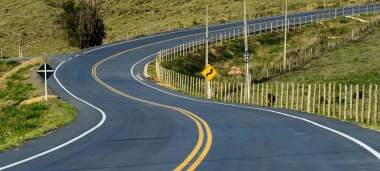
#> input picture Aula5/images/estrada.jpg, 380 x 171 px
$ python p2.py
#> lines starting #> are read from the running program, lines starting #| are printed output that depends on the picture; after the words box and inside, x2 and y2 are one past the last pixel; in counts of white or black regions, pixels touching at a corner belong together
#
import numpy as np
import cv2

#
img = cv2.imread('images/estrada.jpg')
#> img is the input picture: shape (171, 380, 3); mean B, G, R 82.7, 104.8, 99.3
img = cv2.cvtColor(img, cv2.COLOR_BGR2GRAY) # converte
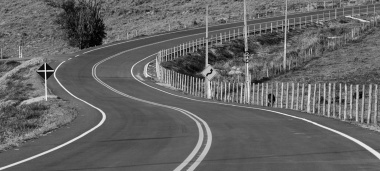
#> img: shape (171, 380); min 0, max 242, mean 100.6

#
suave = cv2.GaussianBlur(img, (7, 7), 0) # aplica blur
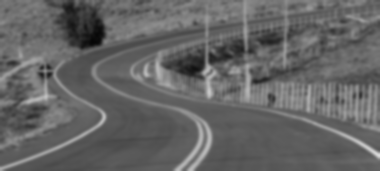
#> suave: shape (171, 380); min 6, max 220, mean 100.6
bin1 = cv2.adaptiveThreshold(suave, 255, cv2.ADAPTIVE_THRESH_MEAN_C, cv2.THRESH_BINARY_INV, 21, 5)
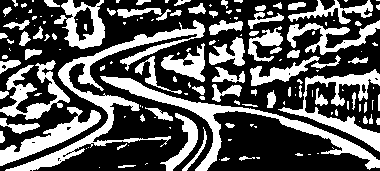
#> bin1: shape (171, 380); 35.9% white; 154 white regions (77 under 20 px), largest, box (x1, y1, x2, y2) and area: (5, 20, 205, 171) 3793, (100, 76, 380, 171) 3115, (278, 69, 380, 152) 1936
bin2 = cv2.adaptiveThreshold(suave, 255, cv2.ADAPTIVE_THRESH_GAUSSIAN_C, cv2.THRESH_BINARY_INV, 21, 5)
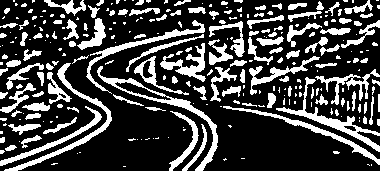
#> bin2: shape (171, 380); 26.1% white; 275 white regions (153 under 20 px), largest, box (x1, y1, x2, y2) and area: (97, 66, 218, 171) 1043, (276, 77, 380, 152) 951, (4, 63, 112, 171) 920

#
resultado = np.vstack([
    np.hstack([img, suave]),
    np.hstack([bin1, bin2])
])
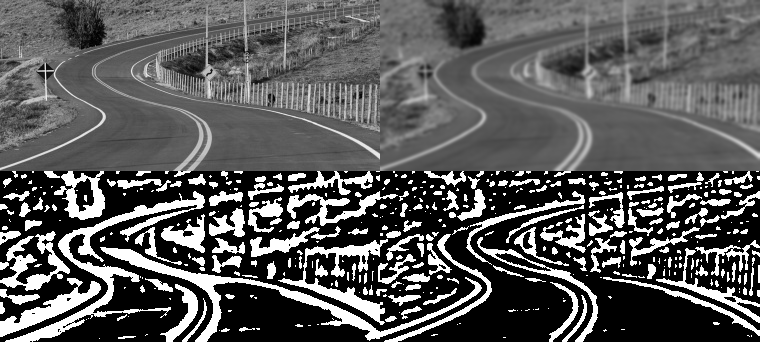
#> resultado: shape (342, 760); min 0, max 255, mean 89.9

#
cv2.imshow("Binarizacao adaptativa da imagem", resultado)
cv2.waitKey(0)

$ run again, with Aula5/images/ponte.jpg copied over Aula5/images/estrada.jpg
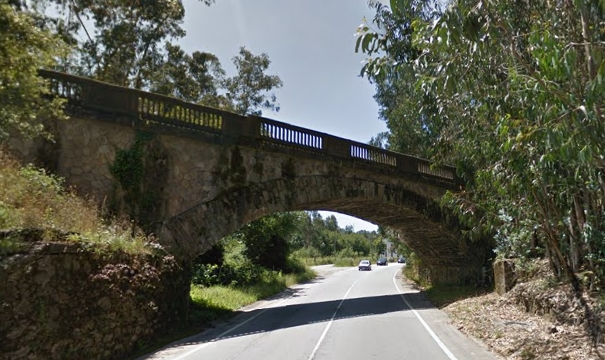
#> input picture Aula5/images/ponte.jpg, 605 x 360 px
#> img is the input picture: shape (360, 605, 3); mean B, G, R 78.1, 90.6, 89.6
#> img: shape (360, 605)
#> `bin1 = cv2.adaptiveThreshold(suave, 255, cv2.ADAPTIVE_THRESH_MEAN_C, c..`:
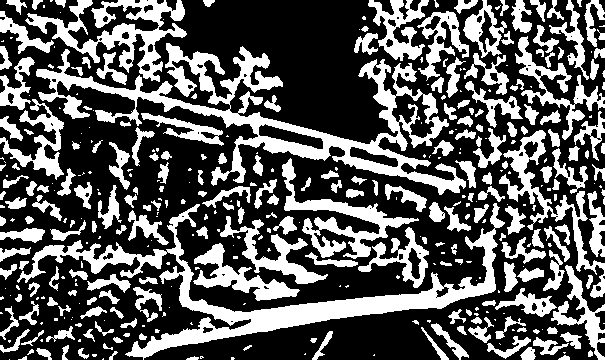
#> bin1: shape (360, 605); 35.4% white; 388 white regions (171 under 20 px), largest, box (x1, y1, x2, y2) and area: (36, 43, 466, 195) 13067, (17, 203, 505, 360) 10538, (25, 0, 187, 82) 4175
#> bin2: shape (360, 605); 27.4% white; 782 white regions (411 under 20 px), largest, box (x1, y1, x2, y2) and area: (138, 229, 498, 357) 5204, (36, 69, 431, 170) 4055, (50, 0, 186, 79) 2517
#> `resultado = np.vstack([ np.hstack([img, suave]), np.hstack([bin1, bin2..`:
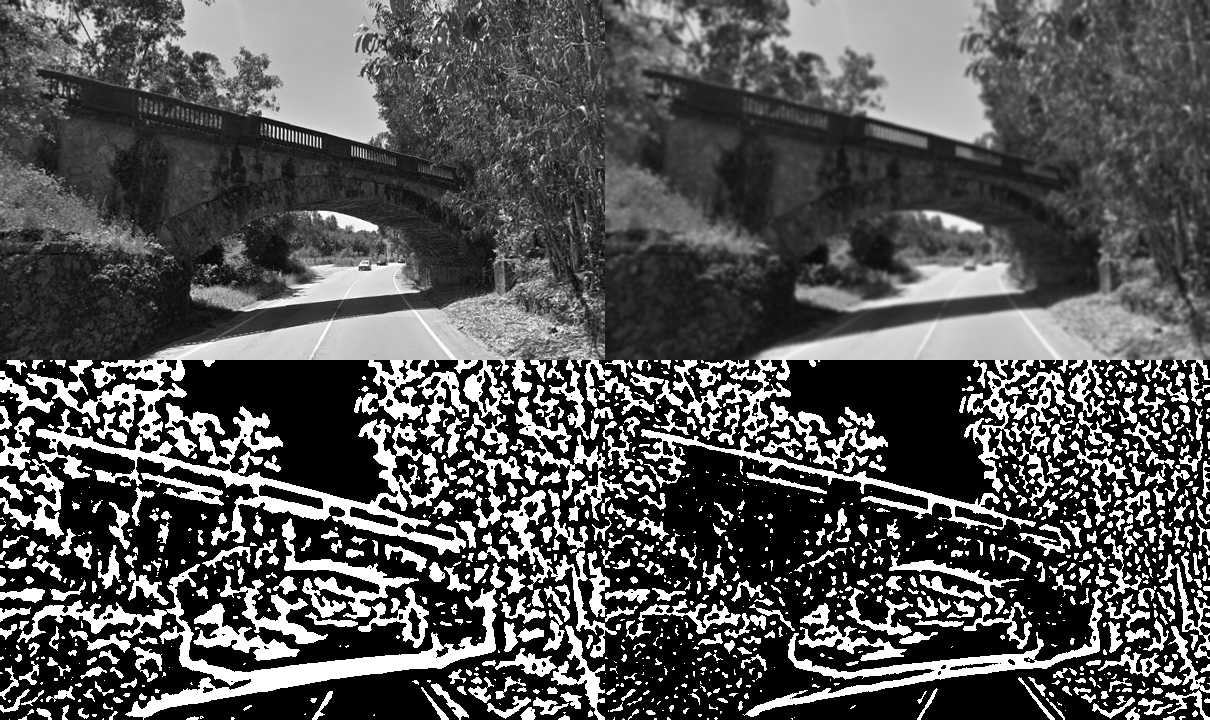
#> resultado: shape (720, 1210); min 0, max 255, mean 84.5

$ run again, with Aula5/images/ponte_SP.jpg copied over Aula5/images/estrada.jpg
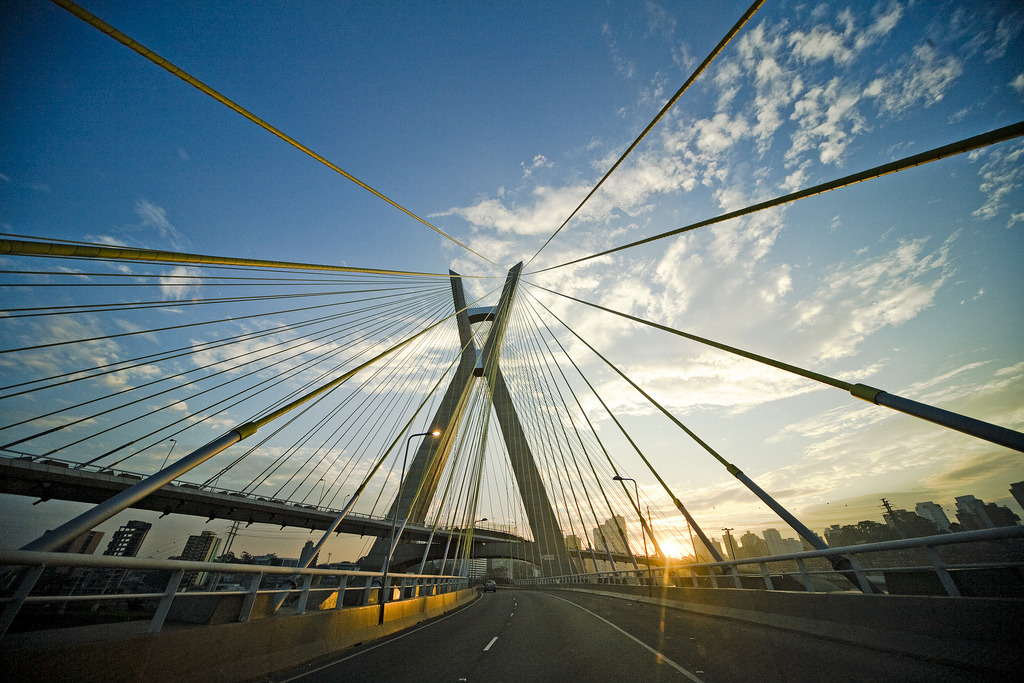
#> input picture Aula5/images/ponte_SP.jpg, 1024 x 683 px
#> img is the input picture: shape (683, 1024, 3); mean B, G, R 123.1, 119.6, 103.5
#> img: shape (683, 1024)
#> `bin1 = cv2.adaptiveThreshold(suave, 255, cv2.ADAPTIVE_THRESH_MEAN_C, c..`:
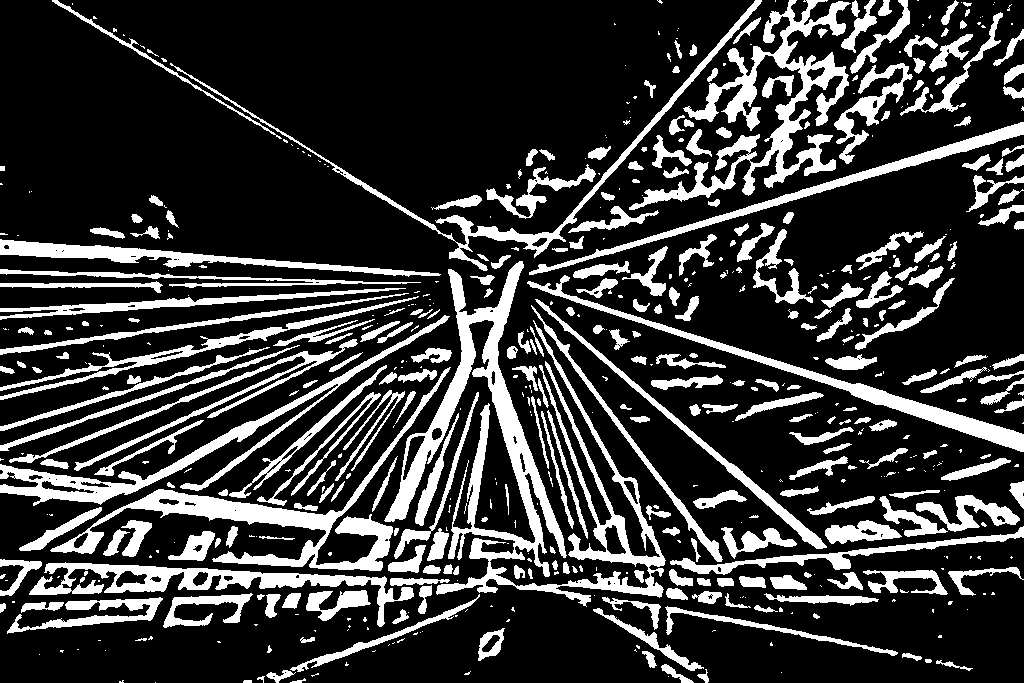
#> bin1: shape (683, 1024); 22.2% white; 585 white regions (282 under 20 px), largest, box (x1, y1, x2, y2) and area: (384, 261, 666, 607) 18717, (629, 0, 851, 210) 10043, (50, 367, 451, 571) 8096
#> bin2: shape (683, 1024); 16.1% white; 1023 white regions (586 under 20 px), largest, box (x1, y1, x2, y2) and area: (49, 359, 456, 567) 4990, (532, 318, 666, 583) 4967, (467, 261, 565, 569) 4670
#> `resultado = np.vstack([ np.hstack([img, suave]), np.hstack([bin1, bin2..`:
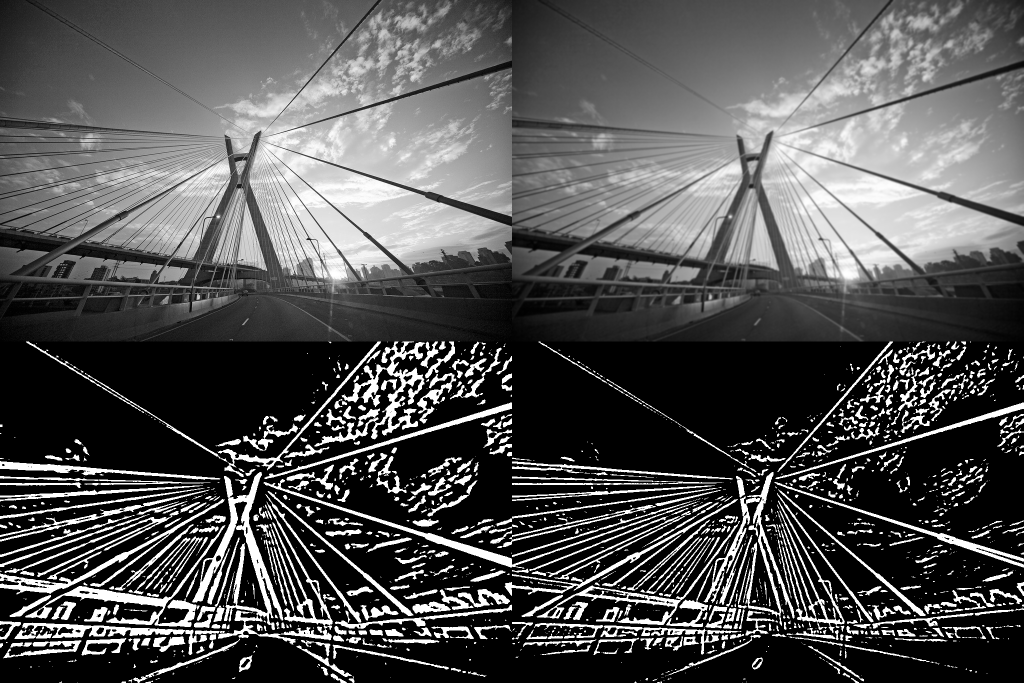
#> resultado: shape (1366, 2048) (shown at 1/2 size); min 0, max 255, mean 81.9

$ run again, with Aula5/images/water_coins.jpg copied over Aula5/images/estrada.jpg
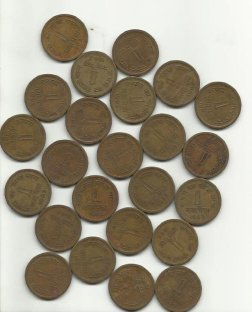
#> input picture Aula5/images/water_coins.jpg, 252 x 312 px
#> img is the input picture: shape (312, 252, 3); mean B, G, R 136.3, 153.2, 161.4
#> img: shape (312, 252)
#> `bin1 = cv2.adaptiveThreshold(suave, 255, cv2.ADAPTIVE_THRESH_MEAN_C, c..`:
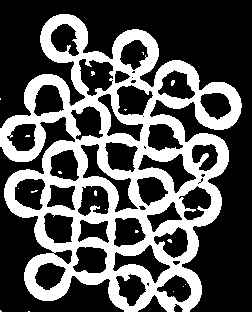
#> bin1: shape (312, 252); 34.1% white; 19 white regions (18 under 20 px), largest, box (x1, y1, x2, y2) and area: (0, 14, 242, 312) 26652
#> bin2: shape (312, 252); 21.5% white; 41 white regions (31 under 20 px), largest, box (x1, y1, x2, y2) and area: (0, 14, 242, 163) 6631, (24, 133, 229, 312) 5422, (4, 169, 137, 250) 2028
#> `resultado = np.vstack([ np.hstack([img, suave]), np.hstack([bin1, bin2..`:
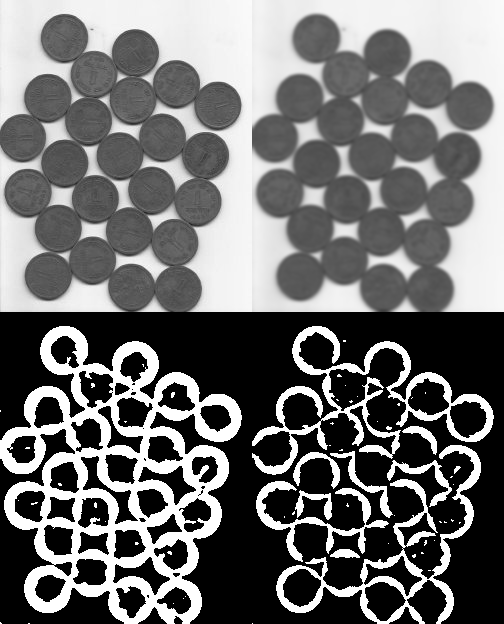
#> resultado: shape (624, 504); min 0, max 255, mean 112.3
